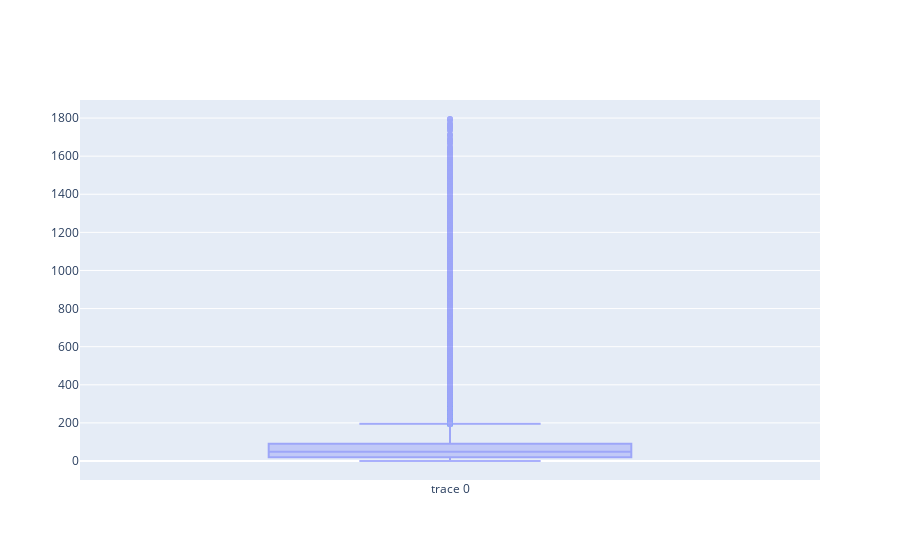

Here is the notebook cell this chart was saved with:
### Code cell
## Average readtime per user
tmp = df.groupby(by ='session_id')['read_time'].apply(list)

tmp_list = []
for i in tmp:
    for j in i:
        tmp_list.append(j)


fig = go.Figure()
fig.add_trace(go.Box(y =tmp_list))


# Overlay both histograms
fig.update_layout(barmode='overlay')
# Reduce opacity to see both histograms
fig.update_traces(opacity=0.55)
fig.show()

### Figure 1 — Plotly figure (JSON) as saved in the notebook; plotly's stock layout.template omitted (floating-point values rounded to 4 significant figures; data arrays with more than 128 entries replaced by an {"elided": "..."} marker saying what was removed)
{"data": [{"opacity": 0.55, "type": "box", "y": {"elided": "70421 int values"}}], "layout": {"barmode": "overlay"}}
